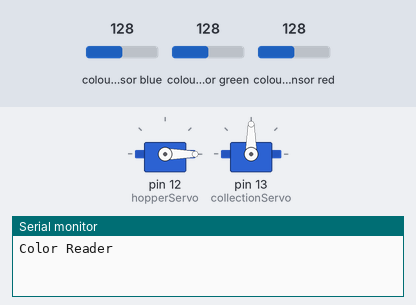
Bench run of a sketch on a simulated Arduino Uno, built with avr-gcc and run on an emulated ATmega328P. Parts: 2 × servo, the last lines printed to the serial monitor. Wiring (inferred from the names in the program): TCS3200 colour sensor: output pin 7; S2 pin 5; S3 pin 6; S0 pin 3; S1 pin 4. The inputs (shaded band) are chosen by the test bench; at power-on: colour sensor red 128, colour sensor blue 128, colour sensor green 128.

Above: at 1.2 s.
1.3 s: colour sensor red set to 136
At 5.3 s:
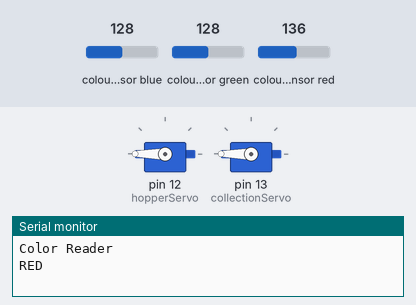
At 7.6 s:
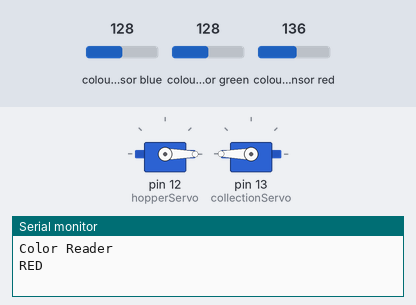
Timing chart, 0 to 12.8 s (numbered marks = the images above; inputs shaded):
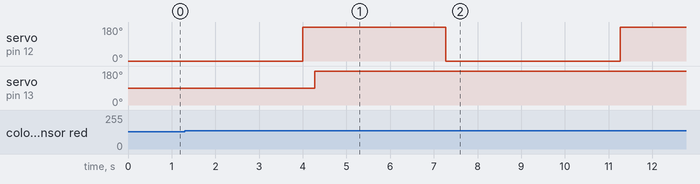

The sketch:

MARBLESORTER.ino
```cpp
#include <Servo.h>

Servo hopperServo;
Servo collectionServo;

int outPin = 7;
int S0 = 3;
int S1 = 4;
int S2 = 5;
int S3 = 6;

bool once = true;

void setup() {

hopperServo.attach(12);
collectionServo.attach(13);

pinMode(S0,OUTPUT);
pinMode(S1, OUTPUT);
pinMode(S2,OUTPUT);
pinMode(S3,OUTPUT);
pinMode(outPin,INPUT);

digitalWrite(S0,HIGH);
digitalWrite(S1, HIGH);

Serial.begin(9600);

Serial.println("Color Reader");

}

void loop()
{

if (once)
{
hopperServo.write(0);
delay(4000);
hopperServo.write(180);
once = false;
}

long red=readRed();
long green=readGreen();
long blue = readBlue();

if ((red<green)&&(red<blue)&&(green>40)) //red
{
collectionServo.write(180);
Serial.println("RED");
delay(3000);
hopperServo.write(0);
once = true;
}
if((red = green) && (green < 40 ) && (blue > 29) && (green > blue)) //blue
{
collectionServo.write(0);
Serial.println("GREEN");
delay(3000);
hopperServo.write(0);
once = true;
}
if ((red = green) && (blue < red) && (blue < 29)) //green
{
collectionServo.write(45);
Serial.println("BLUE");
delay(3000);
hopperServo.write(0);
once = true;
}

}
long readRed()
{
return (readColor(LOW,LOW));
}
long readGreen()
{
return(readColor(HIGH,HIGH));
}
long readBlue()
{
return(readColor(LOW,HIGH));
}
long readColor(int bit0, int bit1)
{
digitalWrite(S2, bit0);
digitalWrite(S3, bit1);

long start = millis();
for (int i = 0; i <1000; i++)
{
pulseIn(outPin,HIGH);
}
return (millis()-start);
}
```

Measured:
- the behaviour switches between 131 and 132 on colour sensor red (found by bisection; images 0 and 1)
- after the input at 1.3 s, servo on pin 13 (collectionServo): 90° → 180° after 3.0 s instead of 4.9 s
